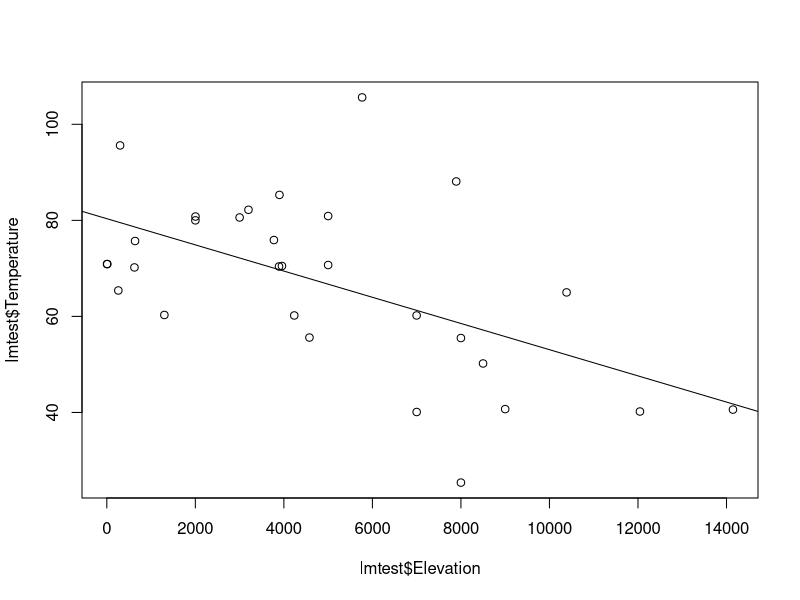
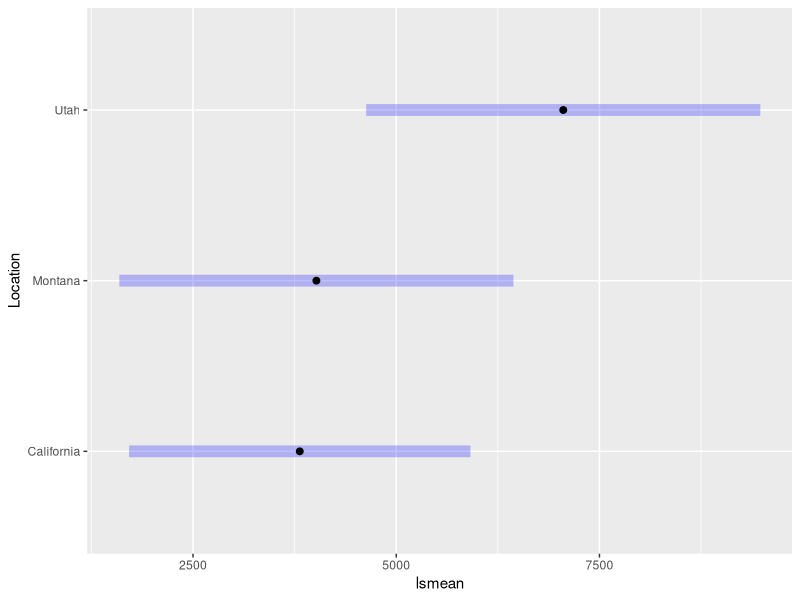
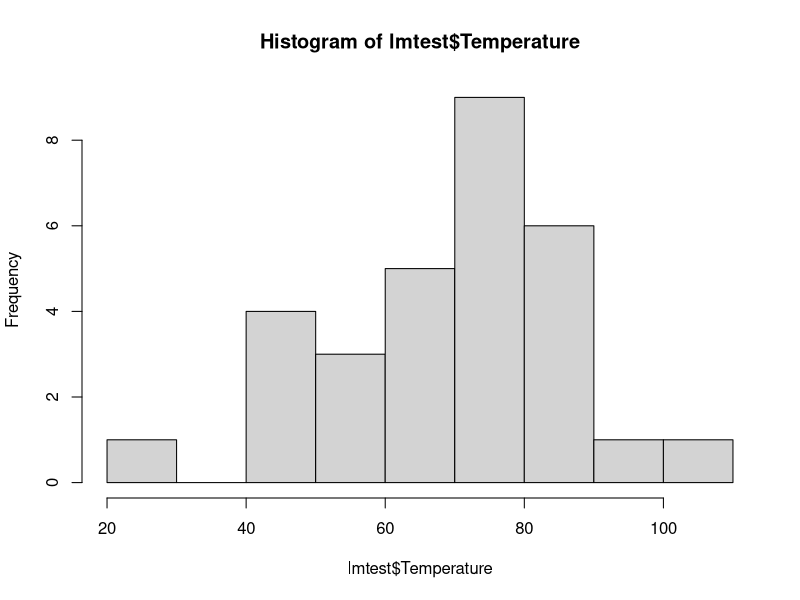
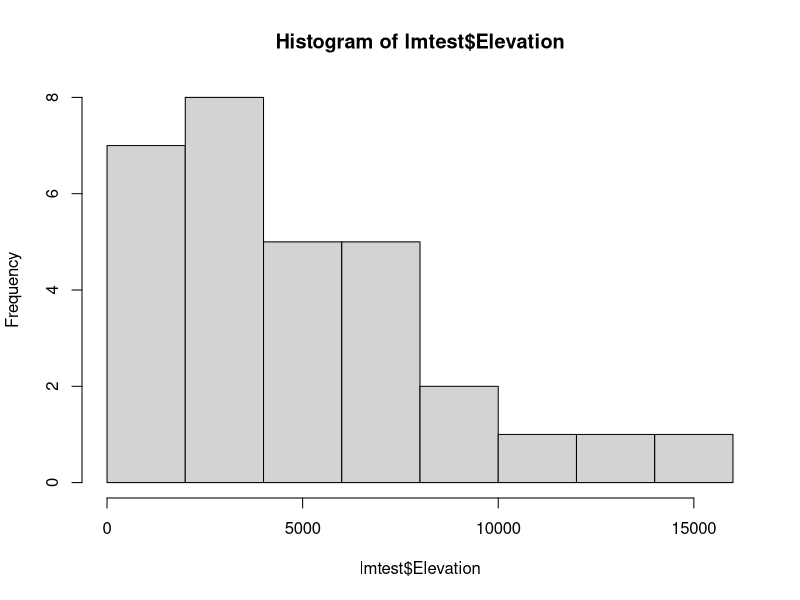
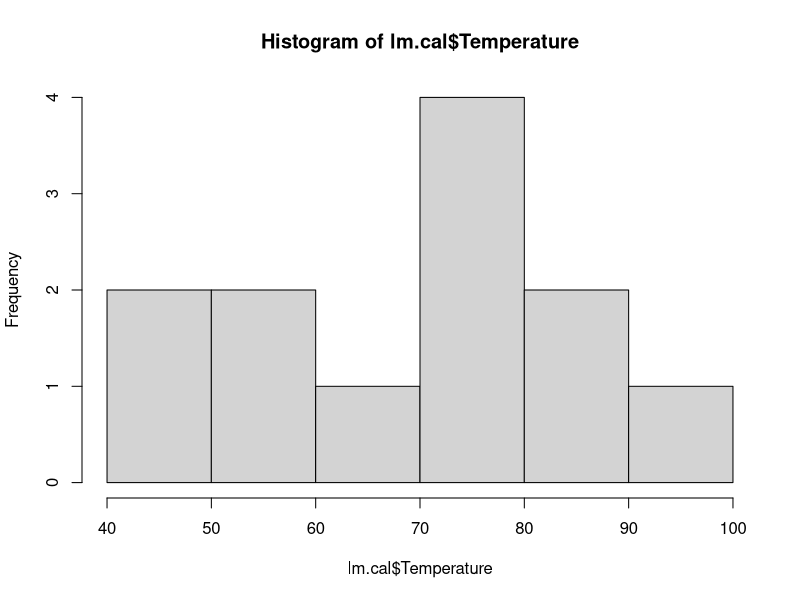

Write the R code that produced these figures, in order.
## ---- chunk 1
knitr::opts_chunk$set(echo = TRUE, fig.pos= "h")
## ---- chunk 2
# ?lm
## ---- chunk 3
library(car)
lmtest <- read.csv("lmtest.csv")
lr <- lm(lmtest$Temperature ~ lmtest$Elevation)
# OR: lm(Temperature~Elevation, data=lmtest)
summary(lr)
anova(lr)
## ---- chunk 4
plot(lmtest$Temperature~lmtest$Elevation)
abline(lr) # Add the linear regression line to the plot object
## ---- chunk 5
df <- data.frame(rand.cont=runif(20, min=0, max=100), fact=NA)
df$fact[1:10] <- "Lady.Gupplington"
df$fact[11:20] <- "Luna.B.Bearington"
tt.df <- t.test(rand.cont~fact, data=df)
print(tt.df)
## ---- chunk 6
# install.packages("car")
# install.packages("lsmeans")
library(car)
library(lsmeans)

anv <- lm(Elevation~Location, data=lmtest)

anvtest <- Anova(anv, type=2) # From car package
print(anvtest)

lsmanv <- lsmeans(anv, ~Location) # From lsmeans package
print(lsmanv)
plot(lsmanv)
## ---- chunk 7
hist(lmtest$Temperature)
hist(lmtest$Elevation)
lm.cal <- lmtest[which(lmtest$Location=="California"),]
hist(lm.cal$Temperature)
